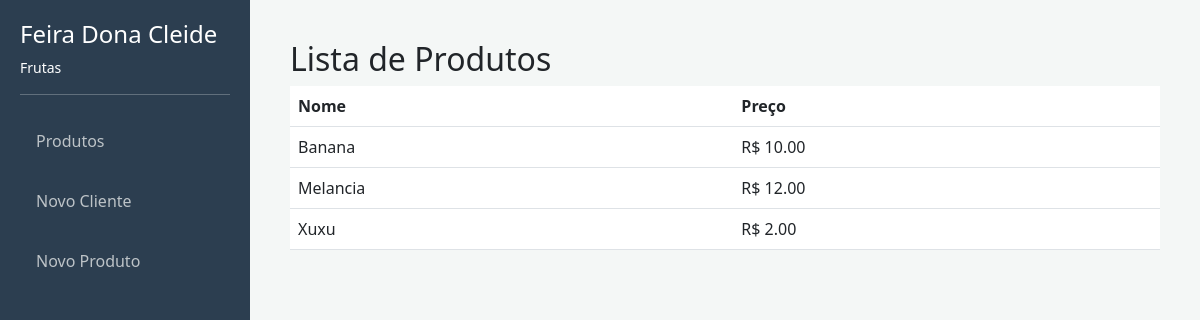
The page /loja/2/ on the database its author committed.
### core_loja/models.py (models this page shows, shortened)
class Empresa(models.Model):
    nome = models.CharField(max_length=100)
    ramo = models.CharField(max_length=50)

class Produto(models.Model):
    empresa = models.ForeignKey(Empresa, on_delete=models.CASCADE)
    nome = models.CharField(max_length=100)
    preco = models.DecimalField(max_digits=10, decimal_places=2)

### core_loja/views.py (the view)
def dashboard_loja(request, empresa_id):
    empresa = get_object_or_404(Empresa, id=empresa_id)
    produtos = Produto.objects.filter(
        empresa=empresa
    )
    return render(
        request,
        'loja.html',
        {
            'empresa': empresa,
            'produtos': produtos
        }
    )

### core_loja/templates/loja.html
{% extends 'base.html' %}
{% block conteudo %}
<h2>Lista de Produtos</h2>
<table class="table">
    <thead>
        <tr>
            <th>Nome</th>
            <th>Preço</th>
        </tr>
    </thead>
    <tbody>
        {% for p in produtos %}
            <tr>
                <td>{{ p.nome }}</td>
                <td>R$ {{ p.preco }}</td>
            </tr>
        {% endfor %}
    </tbody>
</table>
{% endblock %}

### core_loja/templates/base.html (shortened to what this page needs)
<!DOCTYPE html>
<html lang="pt-br">
<head>
    <link href="https://cdn.jsdelivr.net/npm/bootstrap@5.3.0/dist/css/bootstrap.min.css" rel="stylesheet">
</head>
<body>
    <div id="sidebar">
        <h4>{{ empresa.nome }}</h4>
        <p class="small">{{ empresa.ramo }}</p>
        <hr>
        <nav class="nav flex-column">
           {% if empresa.id %}
            <a class="nav-link" href="{% url 'url_da_loja' empresa.id %}">Produtos</a>
            <a class="nav-link" href="{% url 'novo_cliente' empresa.id %}">Novo Cliente</a>
            <a class="nav-link" href="{% url 'novo_produto' empresa.id %}">Novo Produto</a>
        {% else %}
            <a class="nav-link" href="{% url 'cadastrar_empresa' %}">Cadastrar Empresa</a>
        {% endif %}
        </nav>
    </div>
    <div id="content">
        {% block conteudo %}
        {% endblock %}
    </div>
</body>
</html>

### core_loja/templates/base.html (style rules this page uses)
body { display: flex; min-height: 100vh; background-color: #f4f7f6; }
#sidebar { width: 250px; background: #2c3e50; color: white; padding: 20px; }
#content { flex: 1; padding: 40px; }
.nav-link { color: #bdc3c7; margin: 10px 0; }

### rows shown on the page
Empresa: nome "Feira Dona Cleide", ramo "Frutas"
Produto: nome "Banana", preco "10.00"
Produto: nome "Melancia", preco "12.00"
Produto: nome "Xuxu", preco "2.00"
